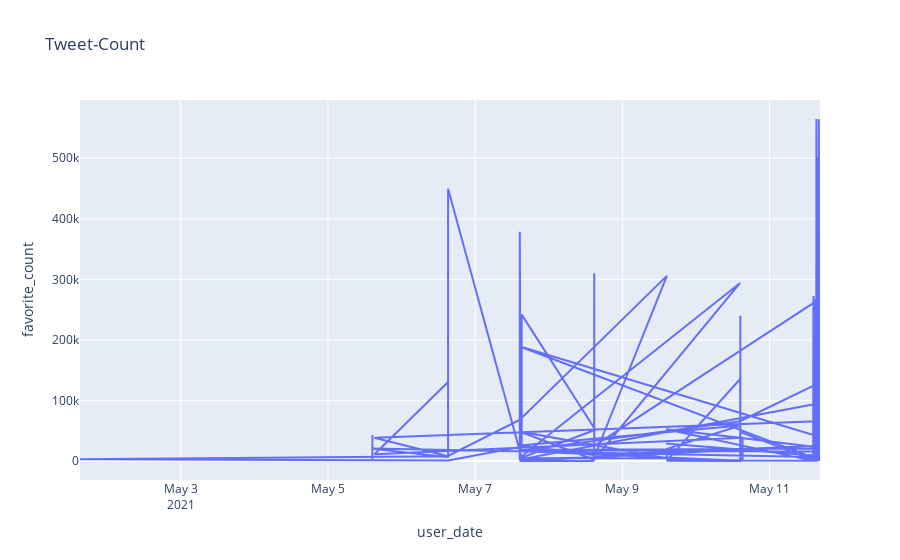

The cell this chart's notebook holds for it:
### Code cell
px.line(df_loc, x='user_date' ,y='favorite_count', labels={'x': 'Date_Time','y': 'Favorite_count'}, title='Tweet-Count')

### Figure 1 — Plotly figure (JSON) as saved in the notebook; plotly's stock layout.template omitted (floating-point values rounded to 4 significant figures; data arrays with more than 128 entries replaced by an {"elided": "..."} marker saying what was removed)
{"data": [{"hovertemplate": "user_date=%{x}<br>favorite_count=%{y}<extra></extra>", "legendgroup": "", "line": {"color": "#636efa", "dash": "solid"}, "mode": "lines", "name": "", "orientation": "v", "showlegend": false, "type": "scatter", "x": {"elided": "709 str values"}, "xaxis": "x", "y": {"elided": "709 int values"}, "yaxis": "y"}], "layout": {"legend": {"tracegroupgap": 0}, "title": {"text": "Tweet-Count"}, "xaxis": {"anchor": "y", "domain": [0, 1], "title": {"text": "user_date"}}, "yaxis": {"anchor": "x", "domain": [0, 1], "title": {"text": "favorite_count"}}}}
